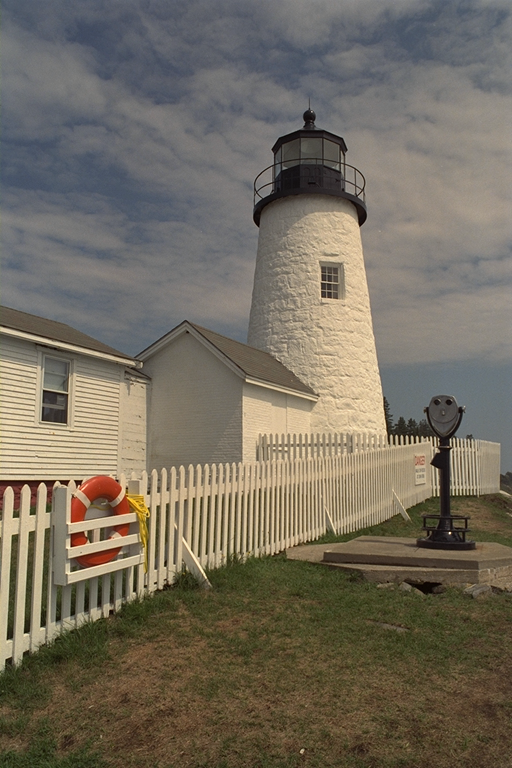
#> input picture DISP10_code/tower.BMP, 512 x 768 px
$ python affine_transformation.py
#> lines starting #> are read from the running program, lines starting #| are printed output that depends on the picture; after the words box and inside, x2 and y2 are one past the last pixel; in counts of white or black regions, pixels touching at a corner belong together
import numpy as np
import cv2 as cv

import numpy as np

def bilinear_interpolation(img, M, N):
    col, row = M.shape
    y, x = img.shape
    m0 = np.floor(M).astype(np.int32)
    n0 = np.floor(N).astype(np.int32)

    a, b = M - m0, N - n0

    new_img = np.zeros((col, row))

    condition = (m0 < 0) | (m0 >= y-1) | (n0 < 0) | (n0 >= x-1)

    new_img[condition] = 0
    new_img[~condition] = (1 - a[~condition]) * (1 - b[~condition]) * img[m0[~condition], n0[~condition]] + a[~condition] * (1 - b[~condition]) * img[m0[~condition] + 1, n0[~condition]] + (1 - a[~condition]) * b[~condition] * img[m0[~condition], n0[~condition] + 1] + a[~condition] * b[~condition] * img[m0[~condition] + 1, n0[~condition] + 1]


    return new_img


if __name__ == "__main__":

    img = cv.imread('tower.BMP', cv.IMREAD_GRAYSCALE)
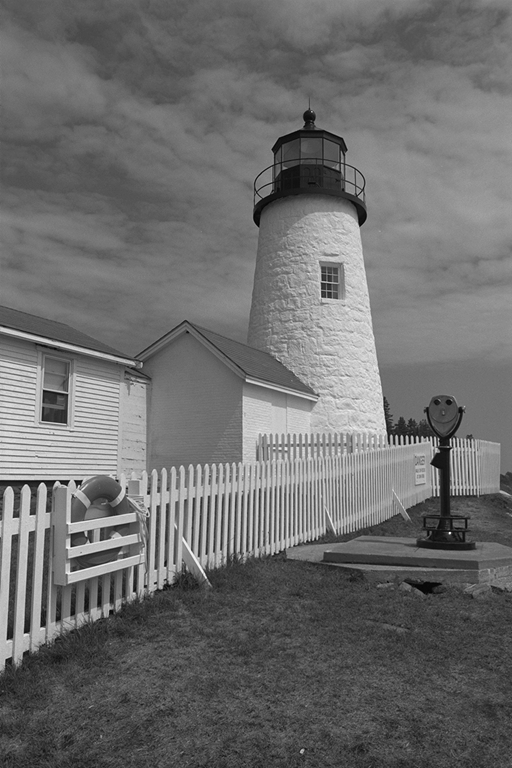
#> img: shape (768, 512); min 2, max 255, mean 109
    col, row = img.shape
#> col = 768; row = 512

    M, N = np.arange(0, col), np.arange(0, row)
#> M = 768 values from 0 to 767; N = 512 values from 0 to 511

    N, M = np.meshgrid(N, M)

    T = np.array([[1,0],
                [0.3,1]], dtype=np.float32)

    Cm, Cn = col // 2 , row // 2
#> Cm = 384; Cn = 256

    T_inv = np.linalg.inv(T)

    M -= Cm
    N -= Cn

    M, N = T_inv[0, 0] * M + T_inv[0, 1] * N + Cm, T_inv[1, 0] * M + T_inv[1, 1] * N + Cn

    new_img = bilinear_interpolation(img, M, N)
#> in bilinear_interpolation, `m0 = np.floor(M).astype(np.int32)`:
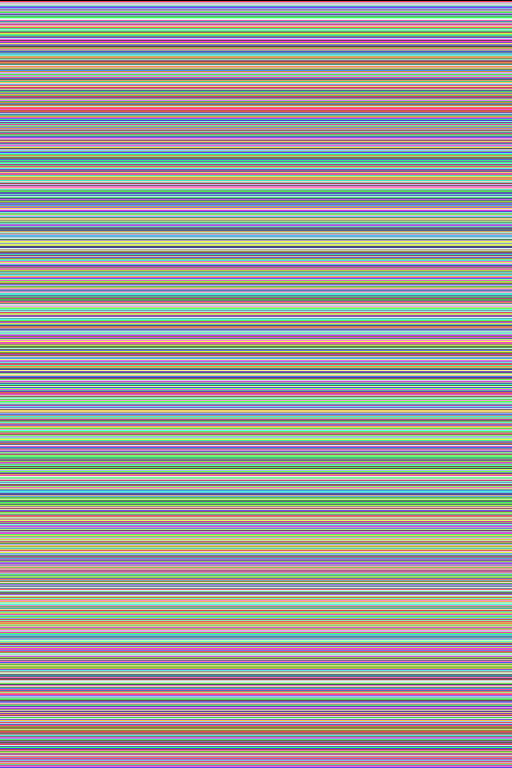
#> m0: shape (768, 512) int32; 768 distinct labels, from 0 to 767; one colour per label, 0 black
#> in bilinear_interpolation, `m0 = np.floor(M).astype(np.int32)`:
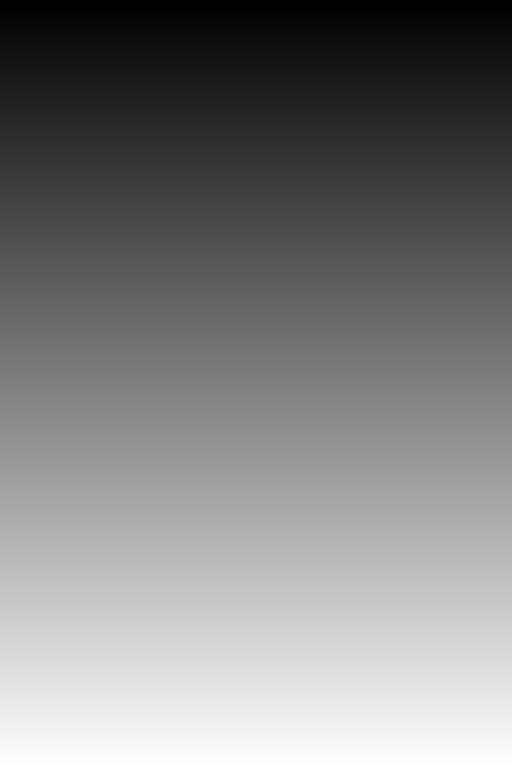
#> M: shape (768, 512) float64; min 0, max 767, mean 383.5; drawn with min black and max white
#> in bilinear_interpolation, `n0 = np.floor(N).astype(np.int32)`:
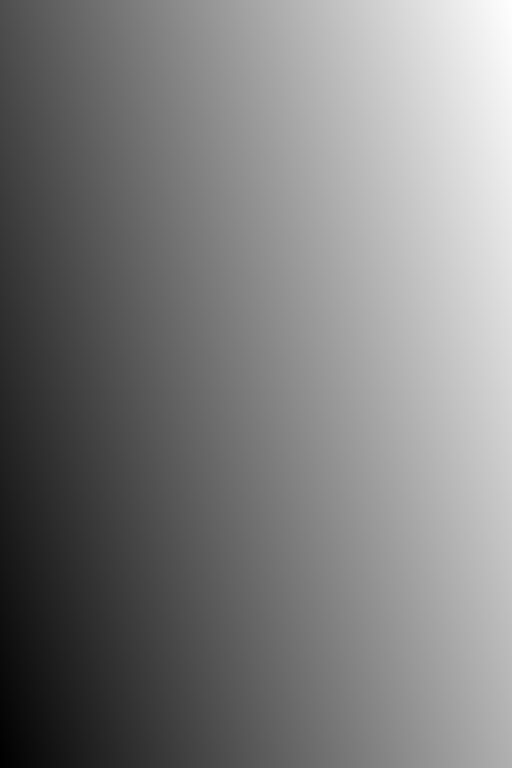
#> n0: shape (768, 512) int32; min -115, max 626, mean 255.2; drawn with min black and max white
#> in bilinear_interpolation, `a, b = M - m0, N - n0`: a: shape (768, 512) float64; every value is 0
#> in bilinear_interpolation, `a, b = M - m0, N - n0`:
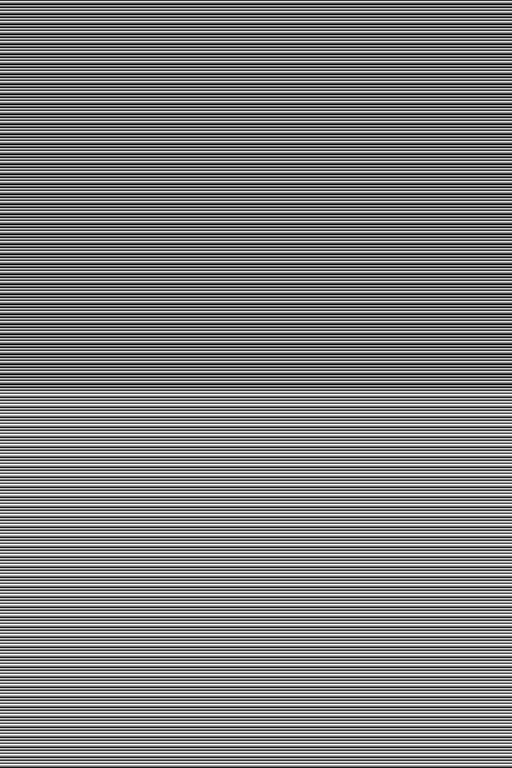
#> b: shape (768, 512) float64; min 0, max 1, mean 0.499
#> in bilinear_interpolation, `condition = (m0 < 0) | (m0 >= y-1) | (n0 < 0) | (n0 >= x-1)`:
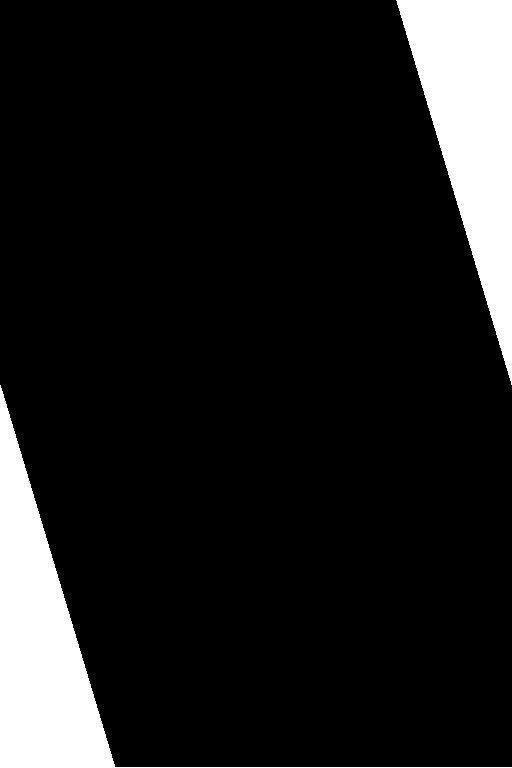
#> condition: shape (768, 512) bool; 11.5% white; 2 white regions, box (x1, y1, x2, y2) and area: (0, 385, 512, 768) 22668, (396, 0, 512, 385) 22388
#> in bilinear_interpolation, `new_img[~condition] = (1 - a[~condition]) * (1 - b[~condition]) * img[..`:
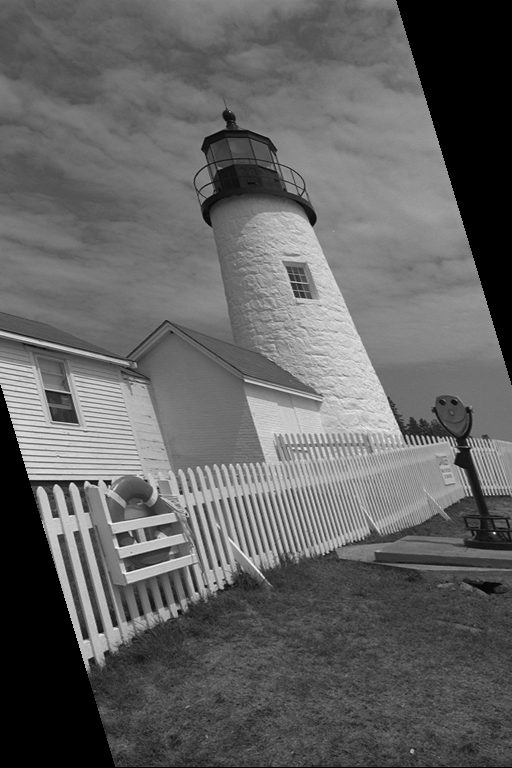
#> new_img: shape (768, 512) float64; min 0, max 243.6, mean 98.8

    new_img = cv.convertScaleAbs(new_img)
    cv.imshow('image', new_img)
    cv.waitKey()

$ run again, with DISP10_code/BABOON.BMP copied over DISP10_code/tower.BMP
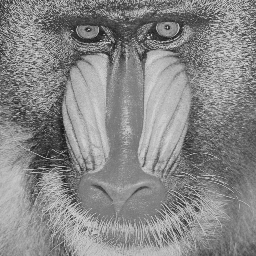
#> input picture DISP10_code/BABOON.BMP, 256 x 256 px
#> img is the input picture: shape (256, 256); min 22, max 223, mean 135.7
#> m0: shape (256, 256) int32; 256 distinct labels, from 0 to 255
#> a: shape (256, 256) float64; every value is 0
#> in bilinear_interpolation, `condition = (m0 < 0) | (m0 >= y-1) | (n0 < 0) | (n0 >= x-1)`:
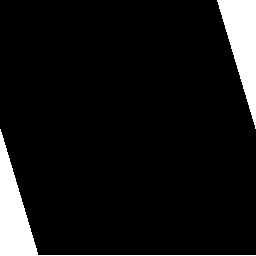
#> condition: shape (256, 256) bool; 8% white; 2 white regions, box (x1, y1, x2, y2) and area: (0, 129, 256, 256) 2725, (217, 0, 256, 129) 2548
#> in bilinear_interpolation, `new_img[~condition] = (1 - a[~condition]) * (1 - b[~condition]) * img[..`:
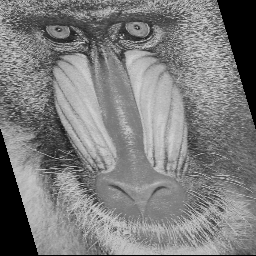
#> new_img: shape (256, 256) float64; min 0, max 220, mean 125.6
